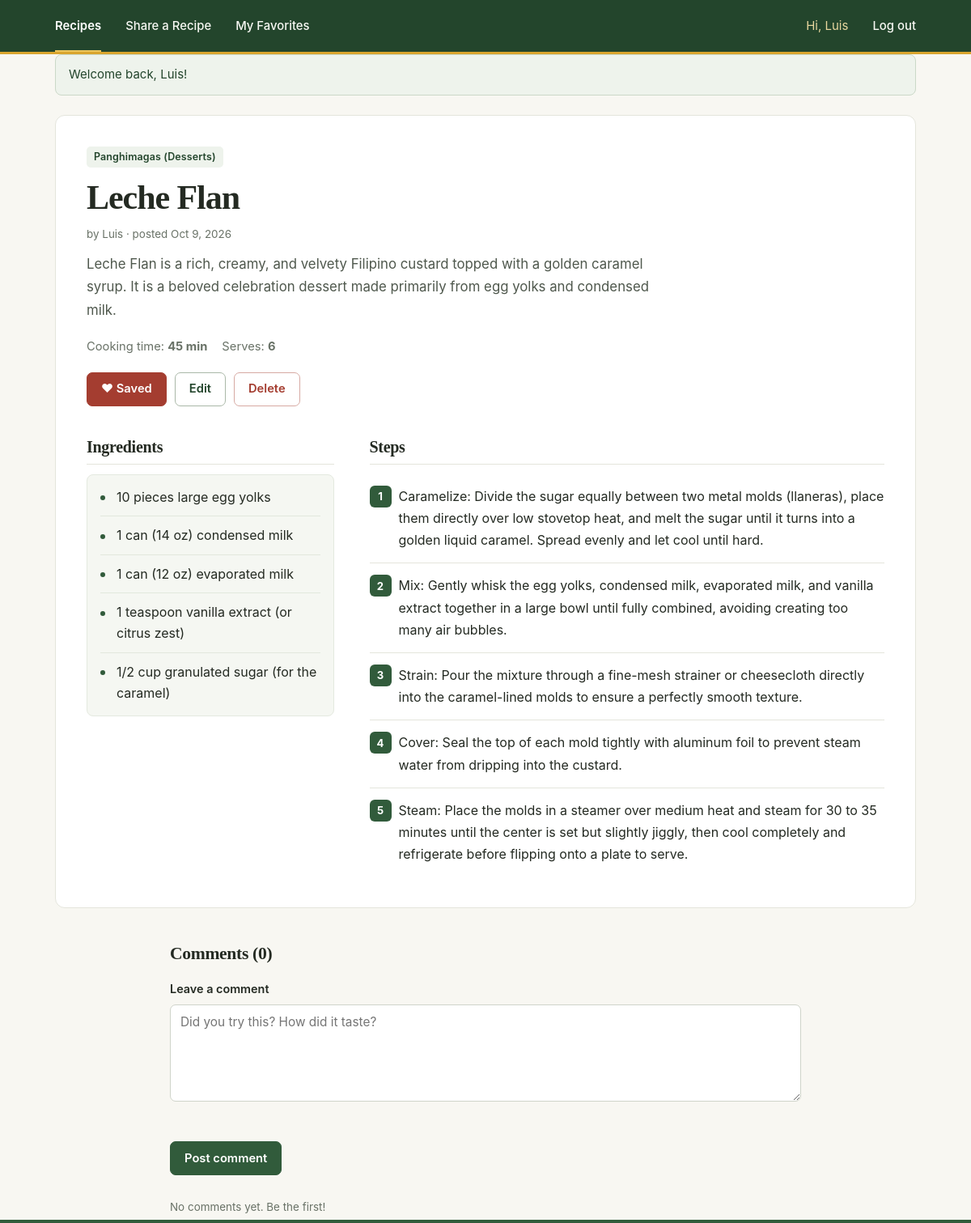
/recipe.php?id=2 (signed in), run on the app's committed database.
### tables this page shows
CREATE TABLE `recipes` (
  `id` int(10) UNSIGNED NOT NULL,
  `user_id` int(10) UNSIGNED NOT NULL,
  `category_id` int(10) UNSIGNED NOT NULL,
  `title` varchar(100) NOT NULL,
  `description` varchar(300) NOT NULL,
  `steps` text NOT NULL,
  `cook_time_minutes` smallint(5) UNSIGNED NOT NULL,
  `servings` tinyint(3) UNSIGNED NOT NULL,
  `created_at` datetime NOT NULL DEFAULT current_timestamp(),
  `updated_at` datetime DEFAULT NULL
);

CREATE TABLE `categories` (
  `id` int(10) UNSIGNED NOT NULL,
  `name` varchar(50) NOT NULL
);

CREATE TABLE `users` (
  `id` int(10) UNSIGNED NOT NULL,
  `username` varchar(20) NOT NULL,
  `email` varchar(100) NOT NULL,
  `password_hash` varchar(255) NOT NULL,
  `created_at` datetime NOT NULL DEFAULT current_timestamp()
);

### classes/Auth.php (called while the page is built, shortened)
<?php
class Auth
{
    public static function id()
    {
        return $_SESSION['user_id'] ?? null;
    }
}

### classes/Recipe.php (called while the page is built, shortened)
<?php
class Recipe
{
    private PDO $pdo;
    public function __construct(PDO $pdo)
    {
        $this->pdo = $pdo;
    }
    public function find($recipeId, $viewerId)
    {
        $stmt = $this->pdo->prepare(
            'SELECT r.*, u.username, c.name AS category_name,
                    (SELECT COUNT(*) FROM favorites f
                     WHERE f.recipe_id = r.id AND f.user_id = :viewer_id) AS is_favorite
             FROM recipes r
             JOIN users u ON u.id = r.user_id
             JOIN categories c ON c.id = r.category_id
             WHERE r.id = :id'
        );
        $stmt->execute([':viewer_id' => $viewerId, ':id' => $recipeId]);
        $recipe = $stmt->fetch();
        return $recipe ? $recipe : null;
    }
    public function ingredients($recipeId)
    {
        $stmt = $this->pdo->prepare('SELECT name FROM ingredients WHERE recipe_id = :id ORDER BY id');
        $stmt->execute([':id' => $recipeId]);
        return $stmt->fetchAll(PDO::FETCH_COLUMN);
    }
}

### classes/Comment.php (called while the page is built, shortened)
<?php
class Comment
{
    private PDO $pdo;
    public function __construct(PDO $pdo)
    {
        $this->pdo = $pdo;
    }
    public function forRecipe($recipeId)
    {
        $stmt = $this->pdo->prepare(
            'SELECT c.id, c.user_id, c.body, c.created_at, c.updated_at, u.username
             FROM comments c
             JOIN users u ON u.id = c.user_id
             WHERE c.recipe_id = :recipe_id
             ORDER BY c.created_at DESC, c.id DESC'
        );
        $stmt->execute([':recipe_id' => $recipeId]);
        return $stmt->fetchAll();
    }
}

### recipe.php (the view, shortened to what this page needs)
<?php
require_once __DIR__ . '/includes/init.php';
$recipeId = (int) ($_GET['id'] ?? 0);
$recipeModel = new Recipe($pdo);
$recipe = $recipeModel->find($recipeId, Auth::id());
$ingredients = $recipeModel->ingredients($recipeId);
$comments    = (new Comment($pdo))->forRecipe($recipeId);
$isOwner     = ((int) $recipe['user_id'] === Auth::id());
$steps = [];
foreach (preg_split('/\R/', $recipe['steps']) as $line) {
    $line = trim($line);
    if ($line !== '') {
        $steps[] = $line;
    }
}
include __DIR__ . '/includes/header.php';
?>
<article class="recipe-detail">
    <span class="badge"><?= e($recipe['category_name']) ?></span>
    <h1><?= e($recipe['title']) ?></h1>
    <p class="meta">
        by <?= e($recipe['username']) ?> &middot; posted <?= e(format_date($recipe['created_at'])) ?>
    </p>
    <p class="lead"><?= e($recipe['description']) ?></p>
    <ul class="facts">
        <li>Cooking time: <strong><?= (int) $recipe['cook_time_minutes'] ?> min</strong></li>
        <li>Serves: <strong><?= (int) $recipe['servings'] ?></strong></li>
    </ul>
    <div class="actions">
        <?= favorite_button($recipe['id'], $recipe['is_favorite'] > 0) ?>
        <?php if ($isOwner): ?>
            <a class="btn btn-outline" href="recipe_form.php?id=<?= (int) $recipe['id'] ?>">Edit</a>
            <form method="post" action="recipe_delete.php"
                  data-confirm="Delete this recipe? Its comments will be deleted too.">
                <button type="submit" class="btn btn-danger">Delete</button>
            </form>
        <?php endif; ?>
    </div>
    <h2>Ingredients</h2>
    <ul class="ingredient-list">
        <?php foreach ($ingredients as $ingredient): ?>
            <li><?= e($ingredient) ?></li>
        <?php endforeach; ?>
    </ul>
    <h2>Steps</h2>
    <ol class="step-list">
        <?php foreach ($steps as $step): ?>
            <li><?= e($step) ?></li>
        <?php endforeach; ?>
    </ol>
</article>
<section class="comments" id="comments">
    <h2>Comments (<?= count($comments) ?>)</h2>
    <form method="post" action="comment_add.php" class="comment-form" data-validate="comment" novalidate>
        <div class="field">
            <label for="body">Leave a comment</label>
            <textarea id="body" name="body" rows="3" maxlength="500"
                      placeholder="Did you try this? How did it taste?"></textarea>
            <small class="error"></small>
        </div>
        <button type="submit" class="btn">Post comment</button>
    </form>
    <?php if (count($comments) === 0): ?>
        <p class="meta">No comments yet. Be the first!</p>
    <?php endif; ?>
</section>
<?php include __DIR__ . '/includes/footer.php'; ?>

### data on the page
recipes: category.name "Panghimagas (Desserts)", title "Leche Flan", user.username "Luis", created_at "Oct 9, 2026", description "Leche Flan is a rich, creamy, and velvety Filipino custard topped with a golden caramel syrup. It is a beloved celebration dessert made primarily from egg yolks and condensed milk.", cook_time_minutes "45", servings "6"

### other printed values
Auth::username() "Luis"
$flash['message'] "Welcome back, Luis!"
$label "♥ Saved"
$ingredient "10 pieces large egg yolks"
$ingredient "1 can (14 oz) condensed milk"
$ingredient "1 can (12 oz) evaporated milk"
$ingredient "1 teaspoon vanilla extract (or citrus zest)"
$ingredient "1/2 cup granulated sugar (for the caramel)"
$step "Mix: Gently whisk the egg yolks, condensed milk, evaporated milk, and vanilla extract together in a large bowl until fully combined, avoiding creating too many air bubbles."
$step "Strain: Pour the mixture through a fine-mesh strainer or cheesecloth directly into the caramel-lined molds to ensure a perfectly smooth texture."
$step "Cover: Seal the top of each mold tightly with aluminum foil to prevent steam water from dripping into the custard."
count($comments) "0"
